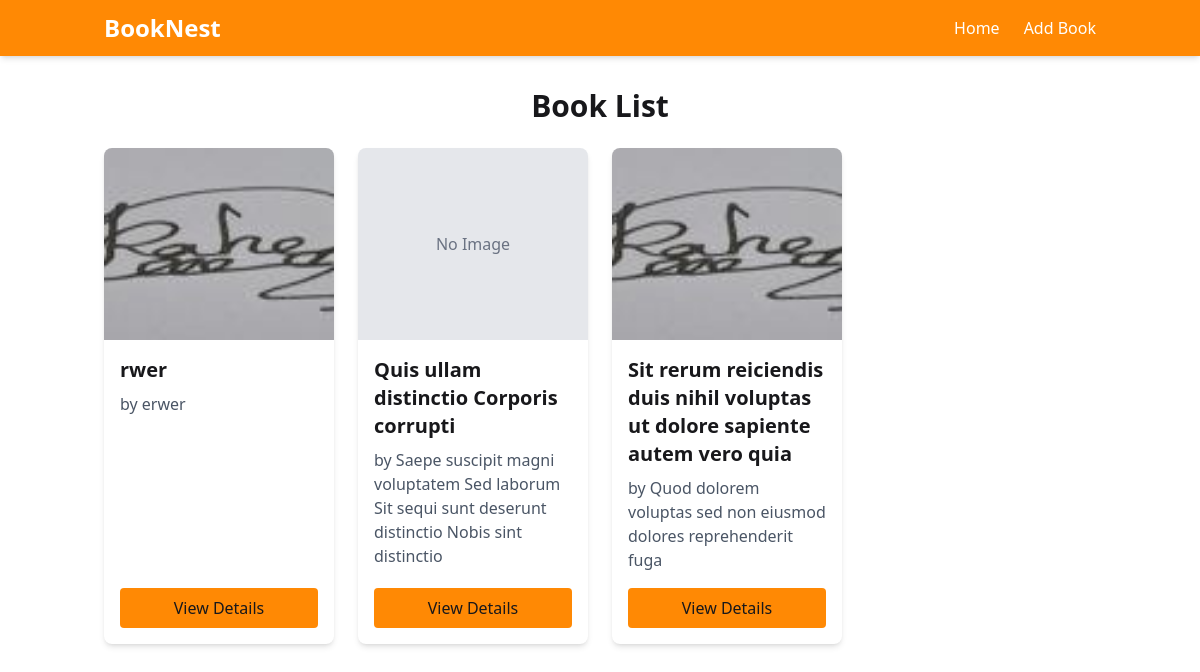
/books/, run on an earlier commit of the app's database.
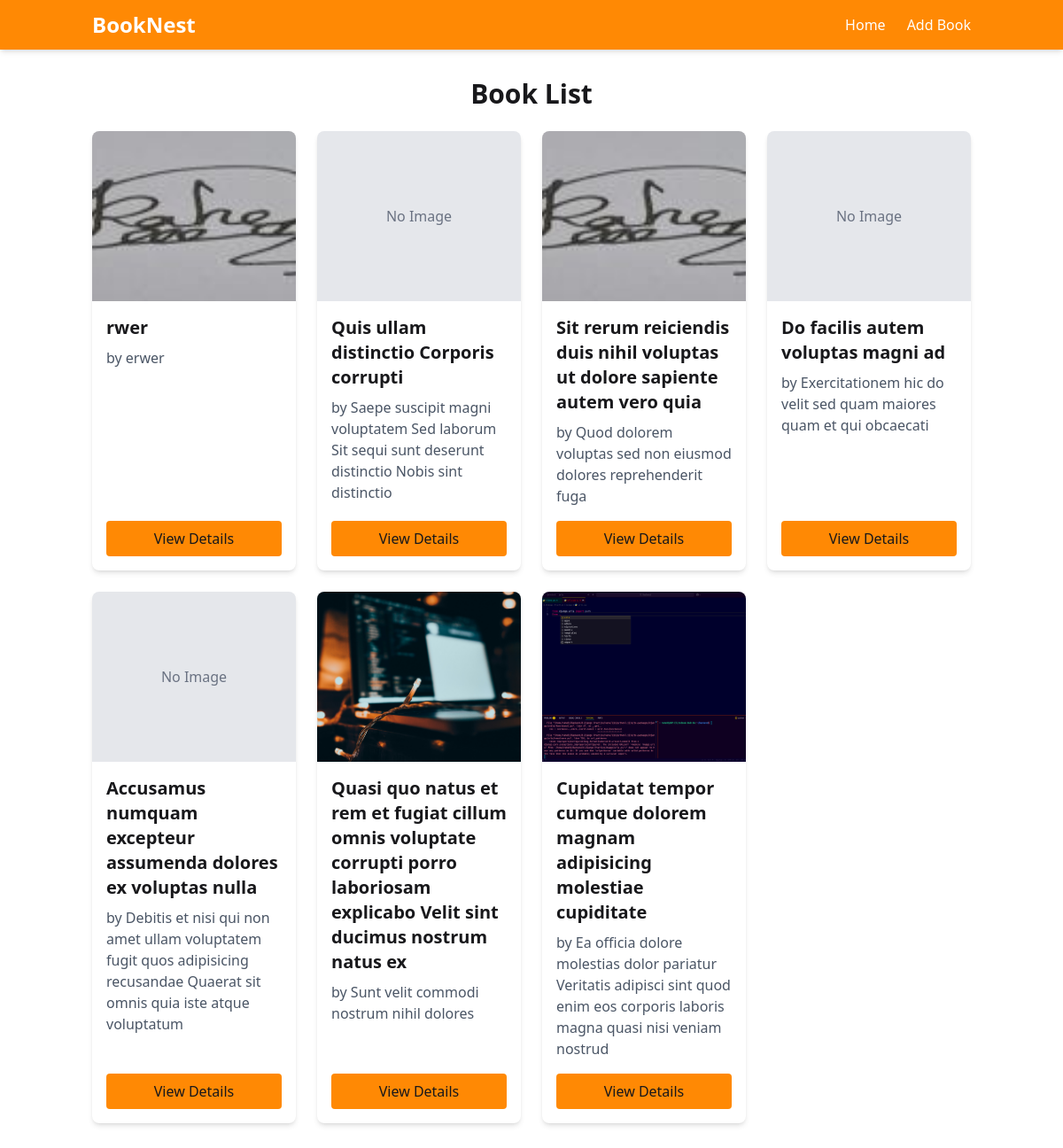
And on a later commit of the database.
### book/models.py (models this page shows, shortened)
class Book(models.Model):
    title = models.CharField(max_length=255)
    author = models.CharField(max_length=255)
    description = models.TextField()
    published_date = models.DateField()
    isbn = models.CharField(max_length=13, unique=True)
    pages = models.IntegerField()
    cover_image = models.FileField(upload_to='cover_images/', null=True, blank=True)
    language = models.CharField(max_length=30)
    created_at = models.DateTimeField(auto_now_add=True)
    updated_at = models.DateTimeField(auto_now=True)

### book/views.py (the view)
# urls.py: path('books/', views.books, name='books'),
def books(request):
    all_books = Book.objects.all()
    return render(request, 'book/books.html' , {'books': all_books})

### book/templates/book/books.html (shortened to what this page needs)
{% extends "book/base.html" %}
{% block content %}
<div class="container mx-auto px-4 py-8">
    <h1 class="text-3xl font-bold mb-6 text-center">Book List</h1>
    <div class="grid grid-cols-1 sm:grid-cols-2 md:grid-cols-3 lg:grid-cols-4 gap-6">
     {% for book in books %}
<div class="bg-white rounded-lg shadow-md overflow-hidden flex flex-col h-full">
    {% if book.cover_image %}
        <img src="{{ book.cover_image.url }}" alt="{{ book.title }}" class="w-full h-48 object-cover">
    {% else %}
        <div class="w-full h-48 bg-gray-200 flex items-center justify-center text-gray-500">
            No Image
        </div>
    {% endif %}
    <div class="p-4 flex-1 flex flex-col">
        <h2 class="text-xl font-semibold mb-2">{{ book.title }}</h2>
        <p class="text-gray-600 mb-4">by {{ book.author }}</p>
       <button class=" mt-auto bg-orange-400 p-2 rounded"> <a href="{% url 'bookdetail' book.id %}">View Details</a></button>
    </div>
</div>
{% endfor %}
    </div>
</div>
{% endblock %}

### book/templates/book/base.html (shortened to what this page needs)
<!DOCTYPE html>
{% load static tailwind_tags %}
<html lang="en" data-theme='light'>
<head>
    {% tailwind_css %}
    <link rel="stylesheet" href="{% static 'book/css/style.css' %}">
</head>
<body>
{% include 'components/navbar.html' %}
    {% block content %}
    {% endblock content %}
</body>
</html>

### book/templates/components/navbar.html (shortened to what this page needs)
<nav class="bg-orange-400 text-white shadow-md">
  <div class="container mx-auto px-4 py-3 flex justify-between items-center">
    <a href="{% url 'home' %}" class="text-2xl font-bold">BookNest</a>
    <ul class="hidden md:flex space-x-6">
      <li><a href="{% url 'home' %}" class="hover:text-gray-200 transition">Home</a></li>
      <li><a href="{% url 'addform' %}" class="hover:text-gray-200 transition">Add Book</a></li>
    </ul>
  </div>
</nav>

### book/static/book/css/style.css (style rules this page uses)
* { box-sizing: border-box; }

What changed in the data, as far as the page shows it:
added Book: cover_image "No Image", title "Do facilis autem voluptas magni ad", author "Exercitationem hic do velit sed quam maiores quam et qui obcaecati"
added Book: cover_image "No Image", title "Accusamus numquam excepteur assumenda dolores ex voluptas nulla", author "Debitis et nisi qui non amet ullam voluptatem fugit quos adipisicing recusandae Quaerat sit omnis quia iste atque voluptatum"
added Book: cover_image (picture), title "Quasi quo natus et rem et fugiat cillum omnis voluptate corrupti porro laboriosam explicabo Velit sint ducimus nostrum natus ex", author "Sunt velit commodi nostrum nihil dolores"
added Book: cover_image (picture), title "Cupidatat tempor cumque dolorem magnam adipisicing molestiae cupiditate", author "Ea officia dolore molestias dolor pariatur Veritatis adipisci sint quod enim eos corporis laboris magna quasi nisi veniam nostrud"
